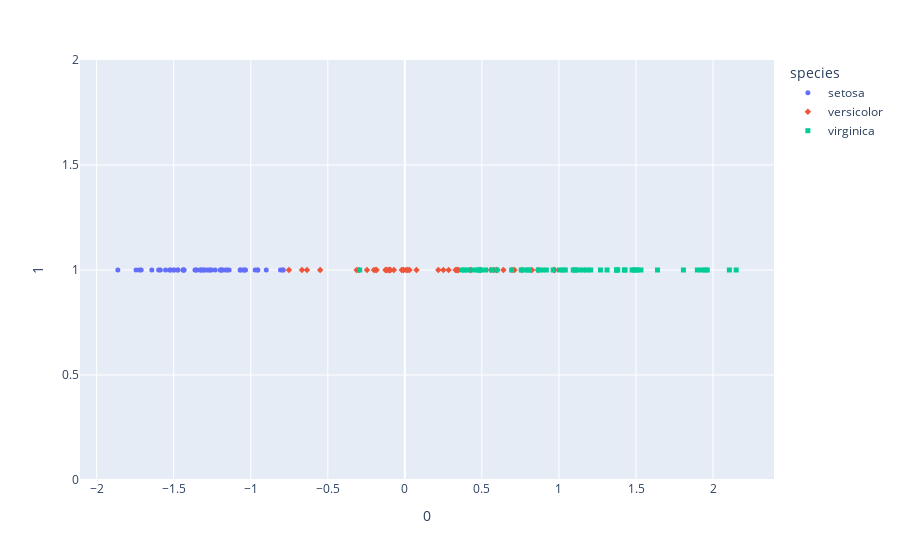

The notebook cell saved with this chart:
### Code cell
trans3[1] = np.zeros_like(trans3[0]) + 1
fig = px.scatter(trans3, x=0, y=1, color='species', symbol='species')
fig.update_traces(marker=dict(size=5))
fig.show()

### Figure 1 — Plotly figure (JSON) as saved in the notebook; plotly's stock layout.template omitted (floating-point values rounded to 4 significant figures)
{"data": [{"hovertemplate": "species=setosa<br>0=%{x}<br>1=%{y}<extra></extra>", "legendgroup": "setosa", "marker": {"color": "#636efa", "size": 5, "symbol": "circle"}, "mode": "markers", "name": "setosa", "orientation": "v", "showlegend": true, "type": "scatter", "x": [-1.265, -1.356, -1.524, -1.587, -1.349, -0.9547, -1.553, -1.327, -1.711, -1.434, -1.067, -1.473, -1.496, -1.863, -0.8071, -0.7902, -0.9547, -1.197, -0.791, -1.231, -1.034, -1.152, -1.642, -1.041, -1.473, -1.283, -1.192, -1.191, -1.18, -1.524, -1.44, -0.8994, -1.325, -1.049, -1.434, -1.305, -0.9716, -1.434, -1.722, -1.254, -1.271, -1.504, -1.744, -1.069, -1.163, -1.362, -1.298, -1.598, -1.14, -1.316], "xaxis": "x", "y": [1, 1, 1, 1, 1, 1, 1, 1, 1, 1, 1, 1, 1, 1, 1, 1, 1, 1, 1, 1, 1, 1, 1, 1, 1, 1, 1, 1, 1, 1, 1, 1, 1, 1, 1, 1, 1, 1, 1, 1, 1, 1, 1, 1, 1, 1, 1, 1, 1, 1], "yaxis": "y"}, {"hovertemplate": "species=versicolor<br>0=%{x}<br>1=%{y}<extra></extra>", "legendgroup": "versicolor", "marker": {"color": "#EF553B", "size": 5, "symbol": "diamond"}, "mode": "markers", "name": "versicolor", "orientation": "v", "showlegend": true, "type": "scatter", "x": [0.9664, 0.5941, 0.9714, -0.1001, 0.7115, -0.008871, 0.5769, -0.7522, 0.6394, -0.2969, -0.6348, 0.2499, 0.07568, 0.3403, -0.09318, 0.7577, 0.03011, -0.1261, 0.558, -0.1833, 0.4293, 0.2842, 0.5981, 0.217, 0.4929, 0.6955, 0.8641, 0.9703, 0.3342, -0.1883, -0.2455, -0.3127, 0.008265, 0.4234, -0.1164, 0.3461, 0.8249, 0.4859, -0.1042, -0.1222, -0.2005, 0.3292, 0.01931, -0.6679, -0.07108, -0.09814, -0.01992, 0.3464, -0.5496, -0.008871], "xaxis": "x", "y": [1, 1, 1, 1, 1, 1, 1, 1, 1, 1, 1, 1, 1, 1, 1, 1, 1, 1, 1, 1, 1, 1, 1, 1, 1, 1, 1, 1, 1, 1, 1, 1, 1, 1, 1, 1, 1, 1, 1, 1, 1, 1, 1, 1, 1, 1, 1, 1, 1, 1], "yaxis": "y"}, {"hovertemplate": "species=virginica<br>0=%{x}<br>1=%{y}<extra></extra>", "legendgroup": "virginica", "marker": {"color": "#00cc96", "size": 5, "symbol": "square"}, "mode": "markers", "name": "virginica", "orientation": "v", "showlegend": true, "type": "scatter", "x": [1.181, 0.4784, 1.532, 0.7555, 1.16, 1.898, -0.2931, 1.488, 1.093, 1.808, 1.003, 0.918, 1.312, 0.4945, 0.8032, 1.131, 0.8909, 1.95, 2.15, 0.4115, 1.498, 0.3881, 1.926, 0.7776, 1.206, 1.382, 0.6932, 0.5979, 1.041, 1.269, 1.639, 1.962, 1.108, 0.565, 0.3734, 2.106, 1.103, 0.8066, 0.5246, 1.374, 1.429, 1.509, 0.4784, 1.424, 1.474, 1.373, 0.8668, 1.025, 0.9628, 0.4514], "xaxis": "x", "y": [1, 1, 1, 1, 1, 1, 1, 1, 1, 1, 1, 1, 1, 1, 1, 1, 1, 1, 1, 1, 1, 1, 1, 1, 1, 1, 1, 1, 1, 1, 1, 1, 1, 1, 1, 1, 1, 1, 1, 1, 1, 1, 1, 1, 1, 1, 1, 1, 1, 1], "yaxis": "y"}], "layout": {"legend": {"title": {"text": "species"}, "tracegroupgap": 0}, "margin": {"t": 60}, "xaxis": {"anchor": "y", "domain": [0, 1], "title": {"text": "0"}}, "yaxis": {"anchor": "x", "domain": [0, 1], "title": {"text": "1"}}}}
